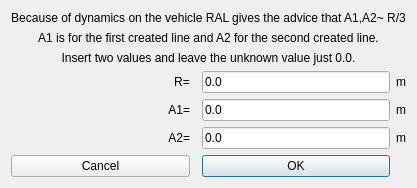
<?xml version="1.0" encoding="UTF-8"?>
<ui version="4.0">
 <class>CreateLineClothoidClothoidLine</class>
 <widget class="QDialog" name="CreateLineClothoidClothoidLine">
  <property name="geometry">
   <rect>
    <x>0</x>
    <y>0</y>
    <width>375</width>
    <height>176</height>
   </rect>
  </property>
  <property name="windowTitle">
   <string>Create-Line-Clothoid-Clothoid-Line</string>
  </property>
  <layout class="QGridLayout" name="gridLayout">
   <item row="5" column="3">
    <widget class="QLabel" name="label_7">
     <property name="text">
      <string>m</string>
     </property>
    </widget>
   </item>
   <item row="4" column="3">
    <widget class="QLabel" name="label_6">
     <property name="text">
      <string>m</string>
     </property>
    </widget>
   </item>
   <item row="3" column="3">
    <widget class="QLabel" name="label_5">
     <property name="text">
      <string>m</string>
     </property>
    </widget>
   </item>
   <item row="3" column="2">
    <widget class="QLineEdit" name="lineEdit_R">
     <property name="text">
      <string>0.0</string>
     </property>
    </widget>
   </item>
   <item row="3" column="0">
    <widget class="QLabel" name="label_2">
     <property name="text">
      <string>                                                 R=</string>
     </property>
     <property name="alignment">
      <set>Qt::AlignCenter</set>
     </property>
    </widget>
   </item>
   <item row="0" column="0" colspan="4">
    <widget class="QLabel" name="label">
     <property name="text">
      <string>Because of dynamics on the vehicle RAL gives the advice that A1,A2~ R/3</string>
     </property>
     <property name="alignment">
      <set>Qt::AlignCenter</set>
     </property>
    </widget>
   </item>
   <item row="5" column="2">
    <widget class="QLineEdit" name="lineEdit_A2">
     <property name="text">
      <string>0.0</string>
     </property>
    </widget>
   </item>
   <item row="4" column="2">
    <widget class="QLineEdit" name="lineEdit_A1">
     <property name="text">
      <string>0.0</string>
     </property>
    </widget>
   </item>
   <item row="4" column="0">
    <widget class="QLabel" name="label_4">
     <property name="text">
      <string>A1=</string>
     </property>
     <property name="alignment">
      <set>Qt::AlignRight|Qt::AlignTrailing|Qt::AlignVCenter</set>
     </property>
    </widget>
   </item>
   <item row="2" column="0" colspan="4">
    <widget class="QLabel" name="label_8">
     <property name="text">
      <string>Insert two values and leave the unknown value just 0.0.</string>
     </property>
     <property name="alignment">
      <set>Qt::AlignCenter</set>
     </property>
    </widget>
   </item>
   <item row="6" column="2">
    <widget class="QPushButton" name="pushButtonGenerate">
     <property name="text">
      <string>OK</string>
     </property>
    </widget>
   </item>
   <item row="5" column="0">
    <widget class="QLabel" name="label_3">
     <property name="text">
      <string>A2=</string>
     </property>
     <property name="alignment">
      <set>Qt::AlignRight|Qt::AlignTrailing|Qt::AlignVCenter</set>
     </property>
    </widget>
   </item>
   <item row="6" column="0">
    <widget class="QPushButton" name="pushButtonCancel">
     <property name="text">
      <string>Cancel</string>
     </property>
    </widget>
   </item>
   <item row="1" column="0" colspan="4">
    <widget class="QLabel" name="label_9">
     <property name="text">
      <string>A1 is for the first created line and A2 for the second created line.</string>
     </property>
     <property name="alignment">
      <set>Qt::AlignCenter</set>
     </property>
    </widget>
   </item>
  </layout>
 </widget>
 <resources/>
 <connections/>
</ui>
